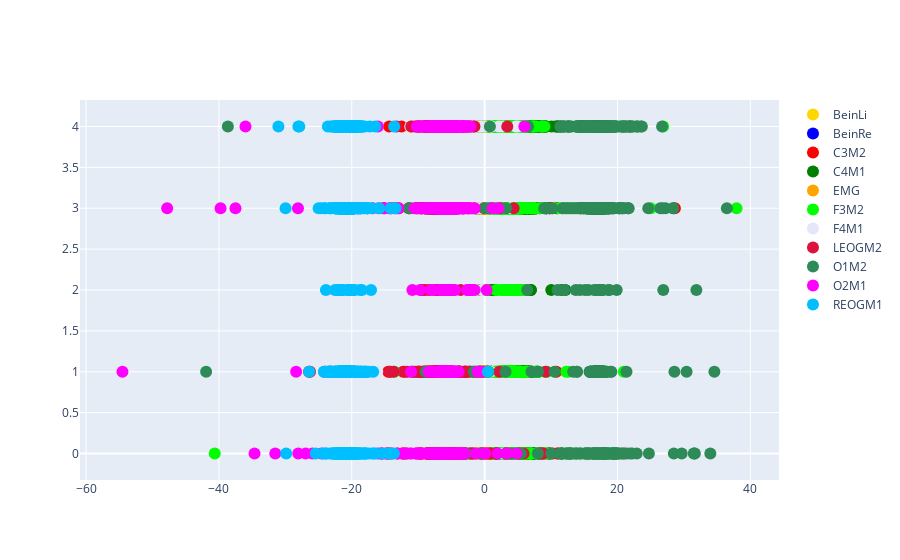

Notebook source saved alongside this figure:
### Markdown cell above
## Plot data and labels

### Code cell
fig = go.Figure()

fig.add_trace(go.Scatter(
            x = BeinLi,
            y = converted_label,
            #line =  dict(shape =  'spline' ),
            marker=dict(color="gold", size=12),
            mode="markers",
            name = 'BeinLi')
            )
fig.add_trace(go.Scatter(
            x = BeinRe,
            y = converted_label,
            marker=dict(color="blue", size=12),
            mode="markers",
            name = 'BeinRe')
            )
fig.add_trace(go.Scatter(
            x = C3M2,
            y = converted_label,
            marker=dict(color="red", size=12),
            mode="markers",
            name = 'C3M2')
            )
fig.add_trace(go.Scatter(
            x = C4M1,
            y = converted_label,
            marker=dict(color="green", size=12),
            mode="markers",
            name = 'C4M1')
            )
fig.add_trace(go.Scatter(
            x = EMG,
            y = converted_label,
            marker=dict(color="orange", size=12),
            mode="markers",
            name = 'EMG')
            )
fig.add_trace(go.Scatter(
            x = F3M2,
            y = converted_label,
            marker=dict(color="lime", size=12),
            mode="markers",
            name = 'F3M2')
            )
fig.add_trace(go.Scatter(
            x = F4M1,
            y = converted_label,
            marker=dict(color="lavender", size=12),
            mode="markers",
            name = 'F4M1')
            )
fig.add_trace(go.Scatter(
            x = LEOGM2,
            y = converted_label,
            marker=dict(color="crimson", size=12),
            mode="markers",
            name = 'LEOGM2')
            )
fig.add_trace(go.Scatter(
            x = O1M2,
            y = converted_label,
            marker=dict(color="seagreen", size=12),
            mode="markers",
            name = 'O1M2')
            )
fig.add_trace(go.Scatter(
            x = O2M1,
            y = converted_label,
            marker=dict(color="magenta", size=12),
            mode="markers",
            name = 'O2M1')
            )
fig.add_trace(go.Scatter(
            x = REOGM1,
            y = converted_label,
            marker=dict(color="deepskyblue", size=12),
            mode="markers",
            name = 'REOGM1')
            )
fig.show()

### Figure 1 — Plotly figure (JSON) as saved in the notebook; plotly's stock layout.template omitted (floating-point values rounded to 4 significant figures; data arrays with more than 128 entries replaced by an {"elided": "..."} marker saying what was removed)
{"data": [{"marker": {"color": "gold", "size": 12}, "mode": "markers", "name": "BeinLi", "type": "scatter", "x": {"elided": "1092 float values"}, "y": {"elided": "1092 int values"}}, {"marker": {"color": "blue", "size": 12}, "mode": "markers", "name": "BeinRe", "type": "scatter", "x": {"elided": "1092 float values"}, "y": {"elided": "1092 int values"}}, {"marker": {"color": "red", "size": 12}, "mode": "markers", "name": "C3M2", "type": "scatter", "x": {"elided": "1092 float values"}, "y": {"elided": "1092 int values"}}, {"marker": {"color": "green", "size": 12}, "mode": "markers", "name": "C4M1", "type": "scatter", "x": {"elided": "1092 float values"}, "y": {"elided": "1092 int values"}}, {"marker": {"color": "orange", "size": 12}, "mode": "markers", "name": "EMG", "type": "scatter", "x": {"elided": "1092 float values"}, "y": {"elided": "1092 int values"}}, {"marker": {"color": "lime", "size": 12}, "mode": "markers", "name": "F3M2", "type": "scatter", "x": {"elided": "1092 float values"}, "y": {"elided": "1092 int values"}}, {"marker": {"color": "lavender", "size": 12}, "mode": "markers", "name": "F4M1", "type": "scatter", "x": {"elided": "1092 float values"}, "y": {"elided": "1092 int values"}}, {"marker": {"color": "crimson", "size": 12}, "mode": "markers", "name": "LEOGM2", "type": "scatter", "x": {"elided": "1092 float values"}, "y": {"elided": "1092 int values"}}, {"marker": {"color": "seagreen", "size": 12}, "mode": "markers", "name": "O1M2", "type": "scatter", "x": {"elided": "1092 float values"}, "y": {"elided": "1092 int values"}}, {"marker": {"color": "magenta", "size": 12}, "mode": "markers", "name": "O2M1", "type": "scatter", "x": {"elided": "1092 float values"}, "y": {"elided": "1092 int values"}}, {"marker": {"color": "deepskyblue", "size": 12}, "mode": "markers", "name": "REOGM1", "type": "scatter", "x": {"elided": "1092 float values"}, "y": {"elided": "1092 int values"}}], "layout": {}}
